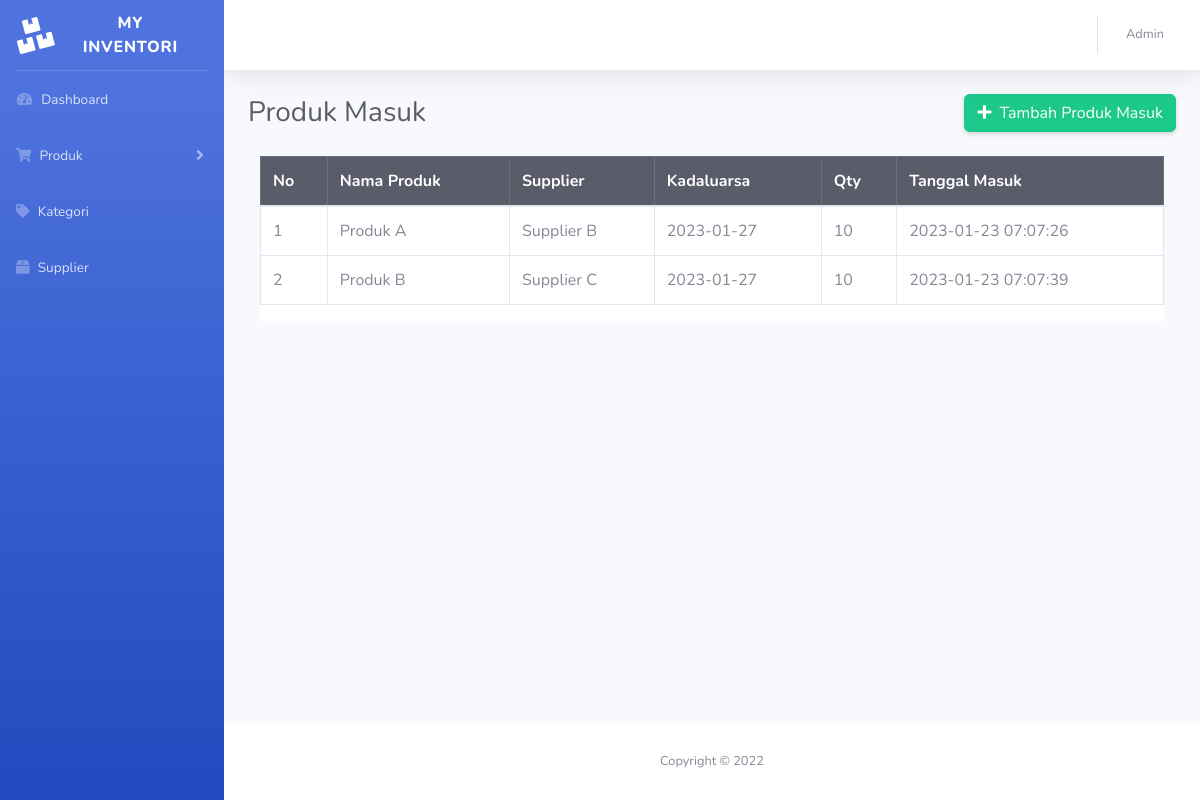
Before: /produk_masuk.php (signed in) with the older database file.
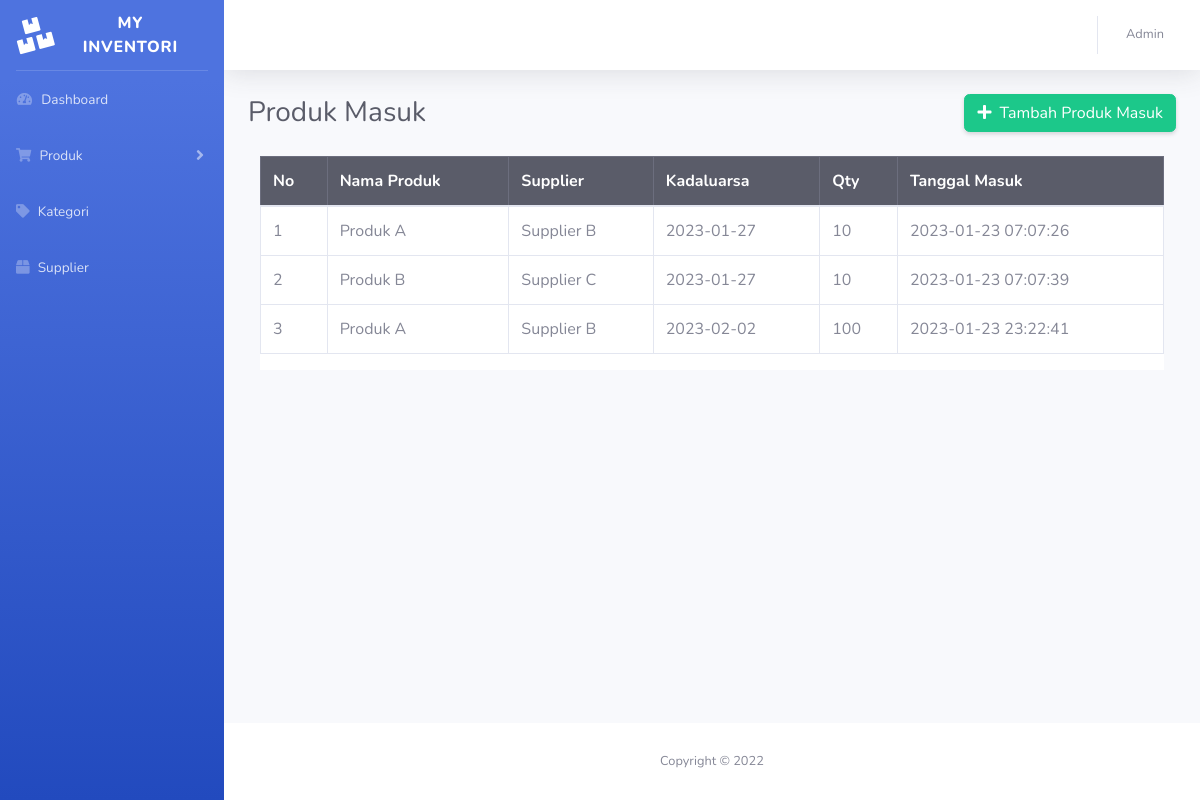
After: the same page with the newer database file.
### tables this page shows
CREATE TABLE `produk_masuk` (
  `id_masuk` int(255) NOT NULL,
  `id_produk` int(255) NOT NULL,
  `id_supplier` int(255) NOT NULL,
  `kadaluarsa` date NOT NULL,
  `qty` int(255) NOT NULL,
  `tgl_masuk` timestamp NOT NULL DEFAULT CURRENT_TIMESTAMP
);

CREATE TABLE `produk` (
  `id_produk` int(255) NOT NULL,
  `nama_produk` varchar(255) NOT NULL,
  `id_kategori` int(255) NOT NULL,
  `harga` int(255) NOT NULL
);

CREATE TABLE `supplier` (
  `id_supplier` int(255) NOT NULL,
  `nama_supplier` varchar(255) NOT NULL,
  `alamat` varchar(255) NOT NULL,
  `email` varchar(255) NOT NULL,
  `telpon` varchar(255) NOT NULL
);

### produk_masuk.php (the view, shortened to what this page needs)
<?php
include '_koneksi.php';
$sql = "SELECT * FROM produk_masuk
INNER JOIN produk ON produk_masuk.id_produk = produk.id_produk
INNER JOIN supplier ON produk_masuk.id_supplier = supplier.id_supplier";
$result = $conn->query($sql);
if ($result->num_rows > 0) {
  while($row = $result->fetch_assoc()) {
    $produk_masuk[] = $row;
  }
} else {
  echo "0 results";
}
?>
<!DOCTYPE html>
<html lang="en">
<head>
    <link href="vendor/fontawesome-free/css/all.min.css" rel="stylesheet" type="text/css">
    <link href="css/sb-admin-2.min.css" rel="stylesheet">
</head>
<body id="page-top">
    <div id="wrapper">
		<?php include 'inc/sidebar.php'; ?>
        <div id="content-wrapper" class="d-flex flex-column">
            <div id="content">
				<?php include 'inc/topbar.php'; ?>
                <div class="container-fluid">
					<div class="d-sm-flex align-items-center justify-content-between mb-4">
						<h1 class="h3 mb-0 text-gray-800">Produk Masuk</h1>
						<a href="produk_masuk_tambah.php" class="btn btn-success shadow-sm">
						<i class="fas fa-plus mr-1"></i> Tambah Produk Masuk</a>
					</div>
					<div class="container">
						<div class="row bg-white">
							<table class="table table-bordered" id="dataTable" cellspacing="0">
								<thead class="table-dark">
									<tr>
										<th>No</th>
										<th>Nama Produk</th>
										<th>Supplier</th>
										<th>Kadaluarsa</th>
										<th>Qty</th>
										<th>Tanggal Masuk</th>
									</tr>
								</thead>
								<tbody>
								<?php foreach($produk_masuk as $produk_masuk): ?>
									<tr>
										<td><?= $produk_masuk['id_masuk'] ?></td>
										<td><?= $produk_masuk['nama_produk'] ?></td>
										<td><?= $produk_masuk['nama_supplier'] ?></td>
										<td><?= $produk_masuk['kadaluarsa'] ?></td>
										<td><?= $produk_masuk['qty'] ?></td>
										<td><?= $produk_masuk['tgl_masuk'] ?></td>
									</tr>
								<?php endforeach; ?>
								</tbody>
							</table>
						</div>
					</div>
                </div>
            </div>
			<?php include 'inc/footer.php'; ?>
        </div>
    </div>
</body>
</html>

### inc/sidebar.php (shortened to what this page needs)
     <ul class="navbar-nav bg-gradient-primary sidebar sidebar-dark accordion" id="accordionSidebar">
          <a class="sidebar-brand d-flex align-items-center justify-content-center" href="dashboard.php">
              <div class="sidebar-brand-icon rotate-n-15">
                  <i class="fas fa-boxes"></i>
              </div>
              <div class="sidebar-brand-text mx-3">My Inventori</div>
          </a>
          <hr class="sidebar-divider my-0">
          <li class="nav-item">
              <a class="nav-link" href="dashboard.php">
                  <i class="fas fa-fw fa-tachometer-alt"></i>
                  <span>Dashboard</span></a>
          </li>
          <li class="nav-item">
              <a class="nav-link collapsed" href="#" data-toggle="collapse" data-target="#collapseTwo"
                  aria-expanded="true" aria-controls="collapseTwo">
                  <i class="fas fa-shopping-cart"></i>
                  <span>Produk</span>
              </a>
          </li>
          <li class="nav-item">
              <a class="nav-link" href="kategori.php">
                  <i class="fas fa-tag"></i>
                  <span>Kategori</span></a>
          </li>
          <li class="nav-item">
              <a class="nav-link" href="supplier.php">
                  <i class="fas fa-box"></i>
                  <span>Supplier</span></a>
          </li>
</ul>

### inc/topbar.php (shortened to what this page needs)
<nav class="navbar navbar-expand navbar-light bg-white topbar mb-4 static-top shadow">
    <ul class="navbar-nav ml-auto">
        <li class="nav-item dropdown no-arrow">
            <a class="nav-link dropdown-toggle" href="#" id="userDropdown" role="button"
                data-toggle="dropdown" aria-haspopup="true" aria-expanded="false">
                <span class="mr-2 d-none d-lg-inline text-gray-600 small">Admin</span>
            </a>
        </li>
    </ul>
</nav>

### inc/footer.php
<footer class="sticky-footer bg-white">
     <div class="container my-auto">
         <div class="copyright text-center my-auto">
             <span>Copyright &copy; 2022</span>
         </div>
     </div>
 </footer>

Changed rows visible on the page:
added produk_masuk: id_masuk "3", id_produk.nama_produk "Produk A", id_supplier.nama_supplier "Supplier B", kadaluarsa "2023-02-02", qty "100", tgl_masuk "2023-01-23 23:22:41"
